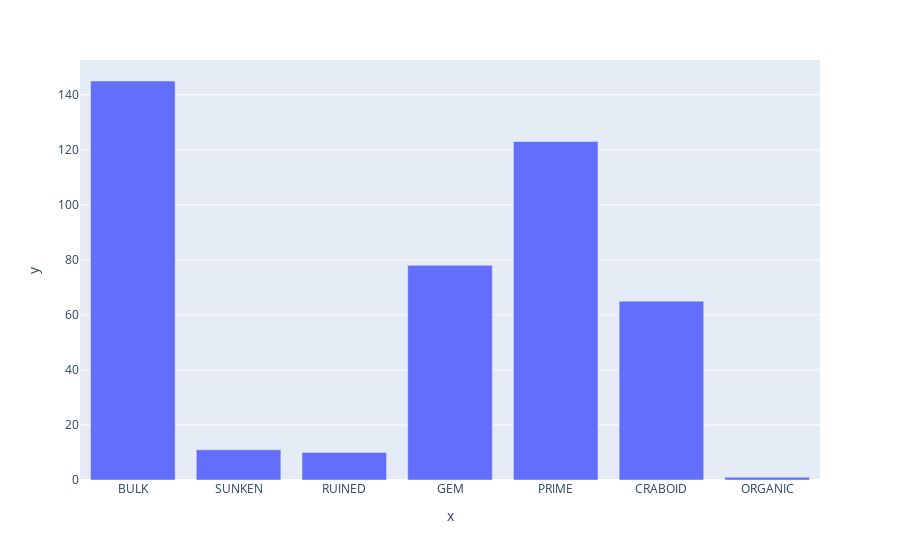

This figure's notebook cell:
### Code cell
group_by_class = {}
for cra in crabadas:
    class_name = cra["class_name"]
    if class_name in group_by_class:
        group_by_class[class_name] = group_by_class[class_name] + 1
    else:
        group_by_class[class_name] = 1

fig = px.bar(x=group_by_class.keys(), y=group_by_class.values())
fig.show()

### Figure 1 — Plotly figure (JSON) as saved in the notebook; plotly's stock layout.template omitted (floating-point values rounded to 4 significant figures)
{"data": [{"alignmentgroup": "True", "hovertemplate": "x=%{x}<br>y=%{y}<extra></extra>", "legendgroup": "", "marker": {"color": "#636efa", "pattern": {"shape": ""}}, "name": "", "offsetgroup": "", "orientation": "v", "showlegend": false, "textposition": "auto", "type": "bar", "x": ["BULK", "SUNKEN", "RUINED", "GEM", "PRIME", "CRABOID", "ORGANIC"], "xaxis": "x", "y": [145, 11, 10, 78, 123, 65, 1], "yaxis": "y"}], "layout": {"barmode": "relative", "legend": {"tracegroupgap": 0}, "margin": {"t": 60}, "xaxis": {"anchor": "y", "domain": [0, 1], "title": {"text": "x"}}, "yaxis": {"anchor": "x", "domain": [0, 1], "title": {"text": "y"}}}}
